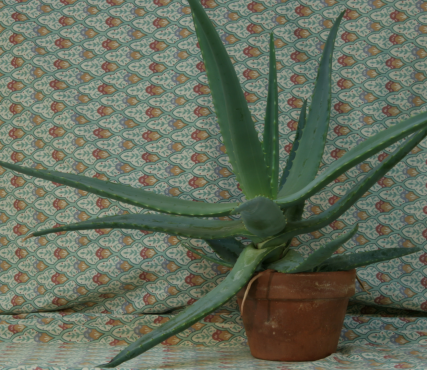
#> input picture Module 2 project/Aloe_left_1.png, 427 x 370 px, found by its file name
$ python 'Problem 04.py'
#> lines starting #> are read from the running program, lines starting #| are printed output that depends on the picture
#> further down, left is the input picture: shape (370, 427, 3); mean B, G, R 91.9, 108.9, 100.1
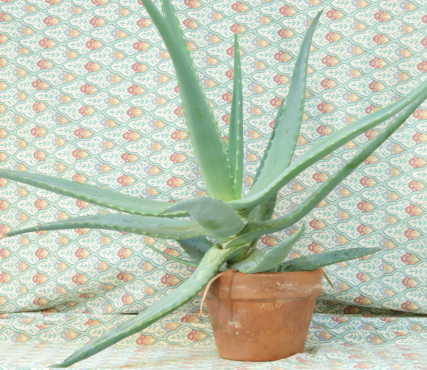
#> input picture Module 2 project/Aloe_right_2.png, 427 x 370 px, found by its file name
#> further down, right is the input picture: shape (370, 427, 3); mean B, G, R 180.6, 199.7, 190
import cv2
import numpy as np

def cosine_similarity(x, y):
    numerator = np.dot(x, y)
    denominator = np.linalg.norm(x) * np.linalg.norm(y)

    return numerator / denominator

def window_based_matching(left_img, right_img, disparity_range, kernel_size=5, save_result=True):
    # Read left, right images then convert to grayscale
#> called with disparity_range = 64, kernel_size = 5, save_result = False
    left  = cv2.imread(left_img, 0)
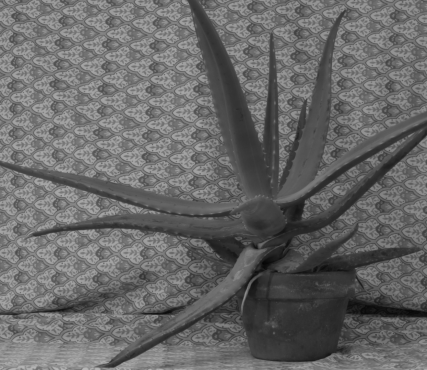
#> left: shape (370, 427); min 4, max 184, mean 103.8
    right = cv2.imread(right_img, 0)
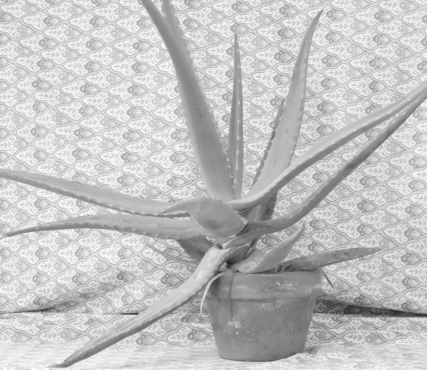
#> right: shape (370, 427); min 31, max 253, mean 194.2

    left  = left.astype(np.float32)
    right = right.astype(np.float32)

    height, width = left.shape[:2]
#> height = 370; width = 427

    # Create blank disparity map
    depth = np.zeros((height, width), np.uint8)
    kernel_half = int((kernel_size - 1) / 2)
    scale = 3

    for y in range(kernel_half, height-kernel_half):
        for x in range(kernel_half, width-kernel_half):
            # Find j where cost has minimum value
            disparity = 0
            cost_optimal  = -1

            for j in range(disparity_range):
                d = x - j
                cost = -1
                if (d - kernel_half) > 0:
                    wp = left[(y-kernel_half):(y+kernel_half)+1, (x-kernel_half):(x+kernel_half)+1]
                    wqd = right[(y-kernel_half):(y+kernel_half)+1, (d-kernel_half):(d+kernel_half)+1]

                    wp_flattened = wp.flatten()
                    wqd_flattened = wqd.flatten()

                    cost = cosine_similarity(wp_flattened, wqd_flattened)

                if cost > cost_optimal:
                    cost_optimal = cost
                    disparity = j

            # Let depth at (y, x) = j (disparity)
            # Multiply by a scale factor for visualization purpose
            depth[y, x] = disparity * scale
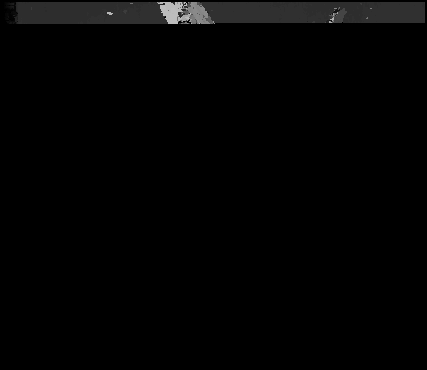
#> depth: shape (370, 427); min 0, max 189, mean 3.3

    if save_result == True:
        print('Saving result...')
        # Save results
        cv2.imwrite('window_based_cosine_similarity.png', depth)
        cv2.imwrite('window_based_cosine_similarity_color.png', cv2.applyColorMap(depth, cv2.COLORMAP_JET))

    print('Done.')

    return depth


left_img_path = r'C:\Users\Admin\Documents\AIO---262-Trinh-Xd\Module 2 project\Aloe_left_1.png'
right_img_path = r'C:\Users\Admin\Documents\AIO---262-Trinh-Xd\Module 2 project\Aloe_right_2.png'
disparity_range = 64
kernel_size = 5

left = cv2.imread(left_img_path)
right = cv2.imread(right_img_path)

#> (the run stopped early here; a loop or call above may not have finished)
